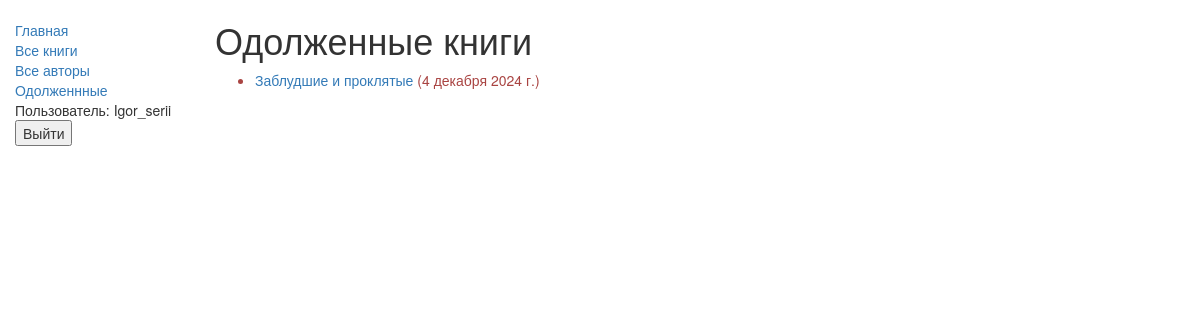
Before: /catalog/mybooks/ (signed in) with the older database file.
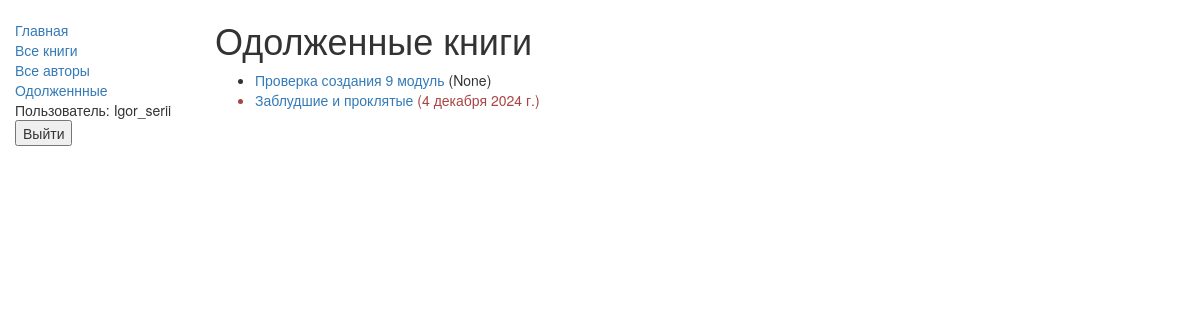
After: the same page with the newer database file.
### catalog/models.py (models this page shows, shortened)
class BookInstance(models.Model):
    id = models.UUIDField(primary_key=True, default=uuid.uuid4, help_text="Unique ID for this particular book across whole library")
    book = models.ForeignKey('Book', on_delete=models.SET_NULL, null=True)
    imprint = models.CharField(max_length=200)
    due_back = models.DateField(null=True, blank=True)
    borrower = models.ForeignKey(User, on_delete=models.SET_NULL, null=True, blank=True)
    LOAN_STATUS = (
        ('m', 'Maintenance'),
        ('o', 'On loan'),
        ('a', 'Available'),
        ('r', 'Reserved'),
    )
    status = models.CharField(max_length=1, choices=LOAN_STATUS, blank=True, default='m', help_text='Book availability')
    class Meta:
        ordering = ["due_back"]
        permissions = (("can_mark_returned", "Set book as returned"),)
    def display_status(self):
        return ', '.join([ BookInstance.name for BookInstance in self.BookInstance.all()[:3] ])
    display_status.short_description = 'Status'
    @property
    def is_overdue(self):
        if self.due_back and date.today() > self.due_back:
            return True
        return False

class Book(models.Model):
    title = models.CharField(max_length=200)
    author = models.ForeignKey('Author', on_delete=models.SET_NULL, null=True)
    summary = models.TextField(max_length=1000, help_text="Enter a brief description of the book")
    isbn = models.CharField('ISBN',max_length=13, help_text='13 Character <a href="https://www.isbn-international.org/content/what-isbn">ISBN number</a>')
    genre = models.ManyToManyField(Genre, help_text="Select a genre for this book")
    def display_genre(self):
        return ', '.join([ genre.name for genre in self.genre.all()[:3] ])
    display_genre.short_description = 'Genre'

### catalog/views.py (the view)
class LoanedBooksByUserListView(LoginRequiredMixin,generic.ListView):
    model = BookInstance
    template_name ='catalog/bookinstance_list_borrowed_user.html'
    paginate_by = 10
    def get_queryset(self):
        return (BookInstance.objects.filter(borrower=self.request.user).filter(status__exact='o').order_by('due_back'))

### catalog/templates/catalog/bookinstance_list_borrowed_user.html
{% extends "base_generic.html" %}
{% block content %}
    <h1>Одолженные книги</h1>
    {% if bookinstance_list %}
    <ul>
      {% for bookinst in bookinstance_list %}
      <li class="{% if bookinst.is_overdue %}text-danger{% endif %}">
        <a href="{% url 'book-detail' bookinst.book.pk %}">{{bookinst.book.title}}</a> ({{ bookinst.due_back }})
      </li>
      {% endfor %}
    </ul>
    {% else %}
      <p>Нет занятых книг.</p>
    {% endif %}
{% endblock %}

Changed rows visible on the page:
added BookInstance: book "Проверка создания 9 модуль", due_back "None"
